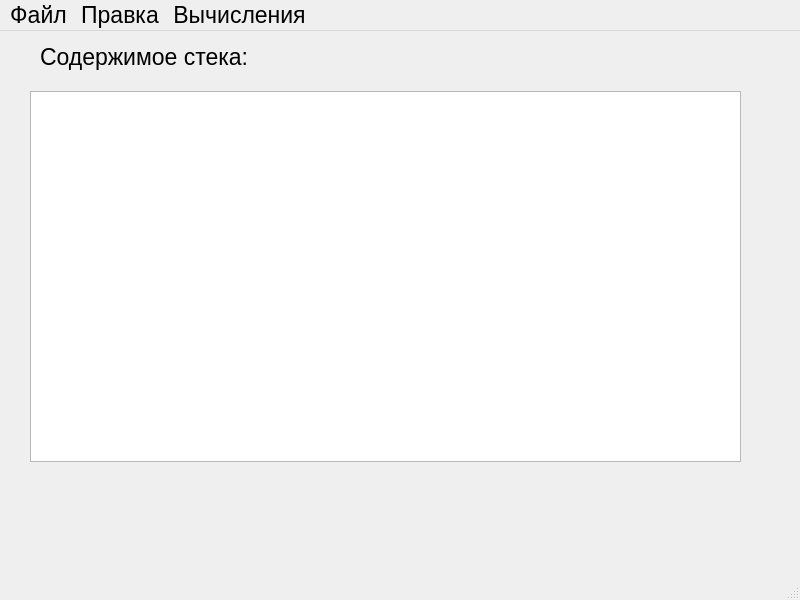
<?xml version="1.0" encoding="UTF-8"?>
<ui version="4.0">
 <class>MainWindow</class>
 <widget class="QMainWindow" name="MainWindow">
  <property name="geometry">
   <rect>
    <x>0</x>
    <y>0</y>
    <width>800</width>
    <height>600</height>
   </rect>
  </property>
  <property name="font">
   <font>
    <pointsize>17</pointsize>
   </font>
  </property>
  <property name="windowTitle">
   <string>MainWindow</string>
  </property>
  <widget class="QWidget" name="centralwidget">
   <widget class="QLabel" name="label">
    <property name="geometry">
     <rect>
      <x>40</x>
      <y>10</y>
      <width>341</width>
      <height>31</height>
     </rect>
    </property>
    <property name="text">
     <string>Содержимое стека:</string>
    </property>
   </widget>
   <widget class="QWidget" name="">
    <property name="geometry">
     <rect>
      <x>30</x>
      <y>60</y>
      <width>711</width>
      <height>371</height>
     </rect>
    </property>
    <layout class="QHBoxLayout" name="horizontalLayout">
     <item>
      <widget class="QTextEdit" name="textEdit">
       <property name="font">
        <font>
         <pointsize>13</pointsize>
        </font>
       </property>
      </widget>
     </item>
     <item>
      <layout class="QVBoxLayout" name="verticalLayout"/>
     </item>
    </layout>
   </widget>
  </widget>
  <widget class="QMenuBar" name="menubar">
   <property name="geometry">
    <rect>
     <x>0</x>
     <y>0</y>
     <width>800</width>
     <height>42</height>
    </rect>
   </property>
   <widget class="QMenu" name="menu">
    <property name="title">
     <string>Файл</string>
    </property>
    <addaction name="separator"/>
    <addaction name="action_2"/>
    <addaction name="action_3"/>
    <addaction name="action_4"/>
   </widget>
   <widget class="QMenu" name="menu_2">
    <property name="title">
     <string>Правка</string>
    </property>
    <addaction name="action_5"/>
   </widget>
   <widget class="QMenu" name="menu_3">
    <property name="title">
     <string>Вычисления</string>
    </property>
    <addaction name="action_6"/>
   </widget>
   <addaction name="menu"/>
   <addaction name="menu_2"/>
   <addaction name="menu_3"/>
  </widget>
  <widget class="QStatusBar" name="statusbar"/>
  <action name="action_2">
   <property name="text">
    <string>Открыть файл</string>
   </property>
  </action>
  <action name="action_3">
   <property name="text">
    <string>Сохранить файл</string>
   </property>
  </action>
  <action name="action_4">
   <property name="text">
    <string>Выход</string>
   </property>
  </action>
  <action name="action_5">
   <property name="text">
    <string>Очистить</string>
   </property>
  </action>
  <action name="action_6">
   <property name="text">
    <string>Подсчитать</string>
   </property>
  </action>
 </widget>
 <resources/>
 <connections/>
</ui>
